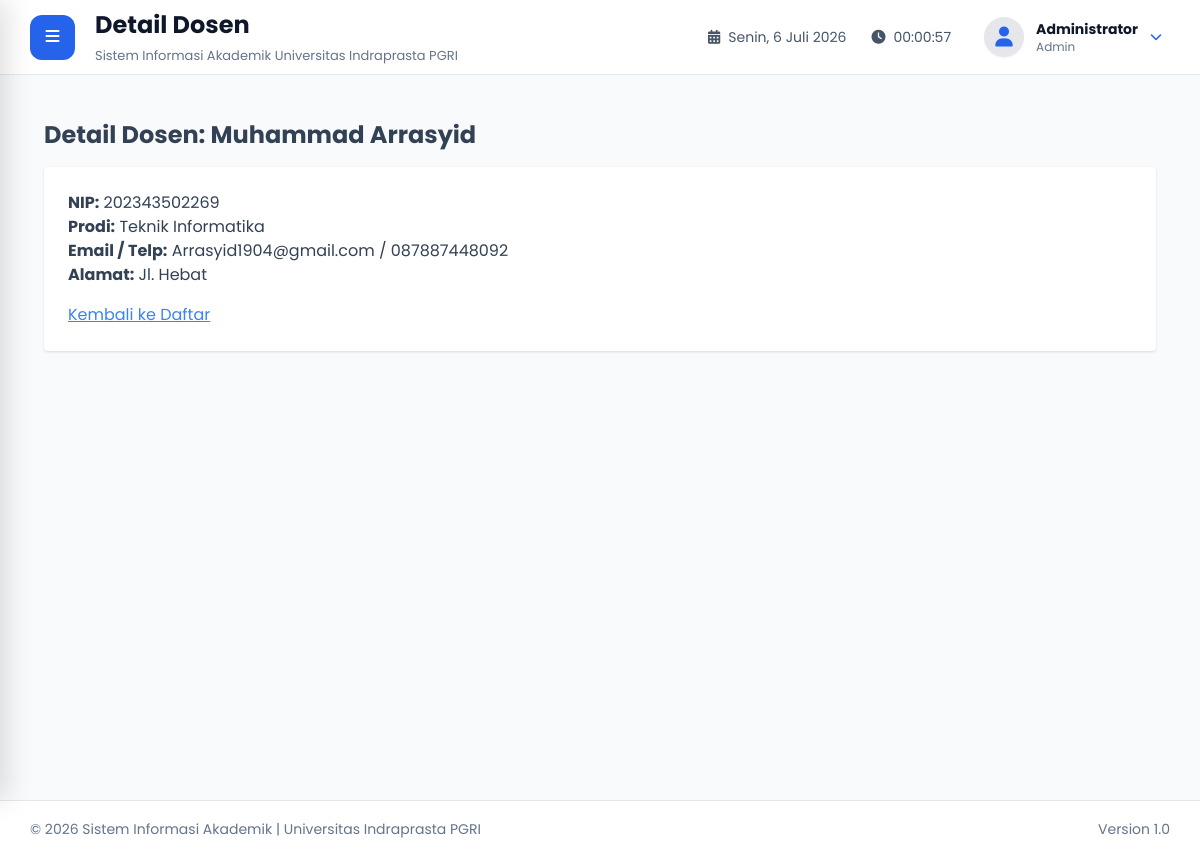
/admin/dosen/detail.php?id=555f9bb1-e568-4a64-b81c-8cccf1964778 (signed in), run on the app's committed database.
### tables this page shows
CREATE TABLE IF NOT EXISTS `dosen` (
  `id_dosen` char(36) NOT NULL,
  `id_user` char(36) NOT NULL,
  `nip` varchar(30) NOT NULL,
  `jk` enum('L','P') DEFAULT NULL,
  `email` varchar(100) DEFAULT NULL,
  `telepon` varchar(20) DEFAULT NULL,
  `alamat` text,
  `id_prodi` char(36) NOT NULL,
  `agama` enum('Islam','Kristen','Katolik','Hindu','Buddha','Konghucu','Lainnya') DEFAULT NULL,
  `profil_lengkap` tinyint(1) DEFAULT '0',
  PRIMARY KEY (`id_dosen`),
  UNIQUE KEY `id_user` (`id_user`),
  UNIQUE KEY `nip` (`nip`),
  KEY `id_prodi` (`id_prodi`),
  CONSTRAINT `dosen_ibfk_1` FOREIGN KEY (`id_user`) REFERENCES `users` (`id_user`) ON DELETE CASCADE,
  CONSTRAINT `dosen_ibfk_2` FOREIGN KEY (`id_prodi`) REFERENCES `prodi` (`id_prodi`) ON DELETE CASCADE
);

CREATE TABLE IF NOT EXISTS `users` (
  `id_user` char(36) NOT NULL,
  `username` varchar(50) NOT NULL,
  `password_hash` varchar(255) NOT NULL,
  `nama_lengkap` varchar(100) NOT NULL,
  `foto` varchar(255) DEFAULT 'default-user.png',
  `role` enum('admin','dosen','mahasiswa') NOT NULL,
  `status` enum('aktif','nonaktif') DEFAULT 'aktif',
  `last_login` datetime DEFAULT NULL,
  `created_at` timestamp NULL DEFAULT CURRENT_TIMESTAMP,
  PRIMARY KEY (`id_user`),
  UNIQUE KEY `username` (`username`)
);

CREATE TABLE IF NOT EXISTS `prodi` (
  `id_prodi` char(36) NOT NULL,
  `kode_prodi` varchar(10) NOT NULL,
  `nama_prodi` varchar(100) NOT NULL,
  PRIMARY KEY (`id_prodi`),
  UNIQUE KEY `kode_prodi` (`kode_prodi`)
);

### admin/dosen/detail.php (the view, shortened to what this page needs)
<?php
require_once "../../config/koneksi.php";
$id = $_GET['id'] ?? '';
$stmt = $pdo->prepare("
    SELECT d.*, u.nama_lengkap, p.nama_prodi
    FROM dosen d
    JOIN users u ON d.id_user = u.id_user
    JOIN prodi p ON d.id_prodi = p.id_prodi
    WHERE d.id_dosen = ?
");
$stmt->execute([$id]);
$dsn = $stmt->fetch();
require_once "../../layout/header.php";
require_once "../../layout/sidebar.php";
require_once "../../layout/navbar.php";
?>
<div class="p-6">
    <h1 class="text-2xl font-bold mb-4">Detail Dosen: <?= htmlspecialchars($dsn['nama_lengkap']) ?></h1>
    <div class="bg-white p-6 rounded shadow mb-4">
        <p><strong>NIP:</strong> <?= htmlspecialchars($dsn['nip']) ?></p>
        <p><strong>Prodi:</strong> <?= htmlspecialchars($dsn['nama_prodi']) ?></p>
        <p><strong>Email / Telp:</strong> <?= htmlspecialchars($dsn['email'] ?? '-') ?> / <?= htmlspecialchars($dsn['telepon'] ?? '-') ?></p>
        <p><strong>Alamat:</strong> <?= htmlspecialchars($dsn['alamat'] ?? '-') ?></p>
        <a href="index.php" class="text-blue-500 underline mt-4 block">Kembali ke Daftar</a>
    </div>
</div>
<?php require_once "../../layout/footer.php"; ?>

### assets/css/style.css (style rules this page uses)
* { margin:0; padding:0; box-sizing:border-box; font-family:'Poppins',sans-serif; }
html { scroll-behavior:smooth; }
body { background:#f1f5f9; color:#334155; overflow-x:hidden; }
a { text-decoration:none; color:inherit; }
.mt-4 { margin-top:40px; }
.mb-4 { margin-bottom:40px; }
.shadow { box-shadow:0 10px 25px rgba(0,0,0,.08); }
.rounded { border-radius:12px; }

### data on the page
dosen: id_user.nama_lengkap "Muhammad Arrasyid", nip "202343502269", id_prodi.nama_prodi "Teknik Informatika", email "Arrasyid1904@gmail.com", telepon "087887448092", alamat "Jl. Hebat"

### other printed values
$pageTitle "Detail Dosen"
$nama "Administrator"
$role "Admin"
NAMA_APLIKASI "Sistem Informasi Akademik"
NAMA_KAMPUS "Universitas Indraprasta PGRI"
VERSI "1.0"
